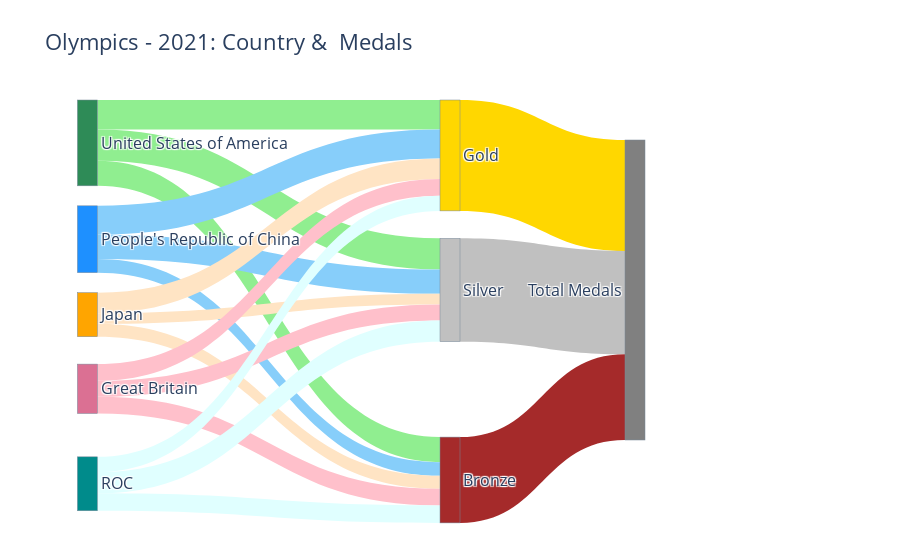

The notebook cell saved with this chart:
### Markdown cell above
### Generalize for multiple nodes and levels
Nodes are referred to as source and target with respect to a link. A node that is a target for one link can be a source for another. 
- The code can be generalised to handle all the countries in the dataset.
- We can also extend the diagram to another level to visualize the total number of medals across the countries.

* Colors are at  https://developer.mozilla.org/en-US/docs/Web/CSS/color_value

### Code cell
NUM_COUNTRIES = 5
X_POS, Y_POS = 0.5, 1/(NUM_COUNTRIES-1)
NODE_COLORS = ["seagreen", "dodgerblue", "orange", "palevioletred", "darkcyan"]
LINK_COLORS = ["lightgreen", "lightskyblue", "bisque", "pink", "lightcyan"]

source = []
node_x_pos, node_y_pos = [], []
node_labels, node_colors = [], NODE_COLORS[0:NUM_COUNTRIES]
link_labels, link_colors, link_values = [], [], [] 

# FIRST set of links and nodes
for i in range(NUM_COUNTRIES):
    source.extend([i]*3)
    node_x_pos.append(0.01)
    node_y_pos.append(round(i*Y_POS+0.01,2))
    country = df_medals['Country'][i]
    node_labels.append(country) 
    for medal in ["Gold", "Silver", "Bronze"]:
        link_labels.append(f"{country}-{medal}")
        link_values.append(df_medals[f"{medal} Medals"][i])
    link_colors.extend([LINK_COLORS[i]]*3)

source_last = max(source)+1
target = [ source_last, source_last+1, source_last+2] * NUM_COUNTRIES
target_last = max(target)+1

node_labels.extend(["Gold", "Silver", "Bronze"])
node_colors.extend(["gold", "silver", "brown"])
node_x_pos.extend([X_POS, X_POS, X_POS])
node_y_pos.extend([0.01, 0.5, 1])

# LAST set of links and nodes
source.extend([ source_last, source_last+1, source_last+2])
target.extend([target_last]*3)
node_labels.extend(["Total Medals"])
node_colors.extend(["grey"])
node_x_pos.extend([X_POS+0.25])
node_y_pos.extend([0.5])

for medal in ["Gold","Silver","Bronze"]:
    link_labels.append(f"{medal}")
    link_values.append(df[f"{medal} Medals"][:i+1].sum())
link_colors.extend(["gold", "silver", "brown"])

'''print("source", source, source_last); print("target", target)'''
print("node_labels", node_labels)
print("node_x_pos", node_x_pos); print("node_y_pos", node_y_pos)
'''; print("node_colors", node_colors)

print("link_labels", link_labels); print("link_values", link_values)'''

# Display the figure
NODES = dict(pad  = 20, thickness = 20, line  = dict(color = "lightslategrey", width = 0.5),hovertemplate=" ",
            label = node_labels, color = node_colors,
            x = node_x_pos, y = node_y_pos, )
LINKS = dict(source = source, target = target, value = link_values, 
            label = link_labels, color = link_colors,
            hovertemplate="%{label}",)
data = go.Sankey( arrangement='snap', node = NODES, link = LINKS)
fig = go.Figure(data)
fig.update_traces( valueformat='3d', valuesuffix=' Medals', selector=dict(type='sankey'))
fig.update_layout(title="Olympics - 2021: Country &  Medals",  font_size=16)
fig.update_layout(hoverlabel=dict( bgcolor="grey", font_size=14, font_family="Rockwell"))
fig.show("png") #fig.show()

### Figure 1 — Plotly figure (JSON) as saved in the notebook; plotly's stock layout.template omitted (floating-point values rounded to 4 significant figures)
{"data": [{"arrangement": "snap", "link": {"color": ["lightgreen", "lightgreen", "lightgreen", "lightskyblue", "lightskyblue", "lightskyblue", "bisque", "bisque", "bisque", "pink", "pink", "pink", "lightcyan", "lightcyan", "lightcyan", "gold", "silver", "brown"], "hovertemplate": "%{label}", "label": ["United States of America-Gold", "United States of America-Silver", "United States of America-Bronze", "People's Republic of China-Gold", "People's Republic of China-Silver", "People's Republic of China-Bronze", "Japan-Gold", "Japan-Silver", "Japan-Bronze", "Great Britain-Gold", "Great Britain-Silver", "Great Britain-Bronze", "ROC-Gold", "ROC-Silver", "ROC-Bronze", "Gold", "Silver", "Bronze"], "source": [0, 0, 0, 1, 1, 1, 2, 2, 2, 3, 3, 3, 4, 4, 4, 5, 6, 7], "target": [5, 6, 7, 5, 6, 7, 5, 6, 7, 5, 6, 7, 5, 6, 7, 8, 8, 8], "value": [39, 41, 33, 38, 32, 18, 27, 14, 17, 22, 21, 22, 20, 28, 23, 146, 136, 113]}, "node": {"color": ["seagreen", "dodgerblue", "orange", "palevioletred", "darkcyan", "gold", "silver", "brown", "grey"], "hovertemplate": " ", "label": ["United States of America", "People's Republic of China", "Japan", "Great Britain", "ROC", "Gold", "Silver", "Bronze", "Total Medals"], "line": {"color": "lightslategrey", "width": 0.5}, "pad": 20, "thickness": 20, "x": [0.01, 0.01, 0.01, 0.01, 0.01, 0.5, 0.5, 0.5, 0.75], "y": [0.01, 0.26, 0.51, 0.76, 1.01, 0.01, 0.5, 1, 0.5]}, "type": "sankey", "valueformat": "3d", "valuesuffix": " Medals"}], "layout": {"font": {"size": 16}, "hoverlabel": {"bgcolor": "grey", "font": {"family": "Rockwell", "size": 14}}, "title": {"text": "Olympics - 2021: Country &  Medals"}}}
